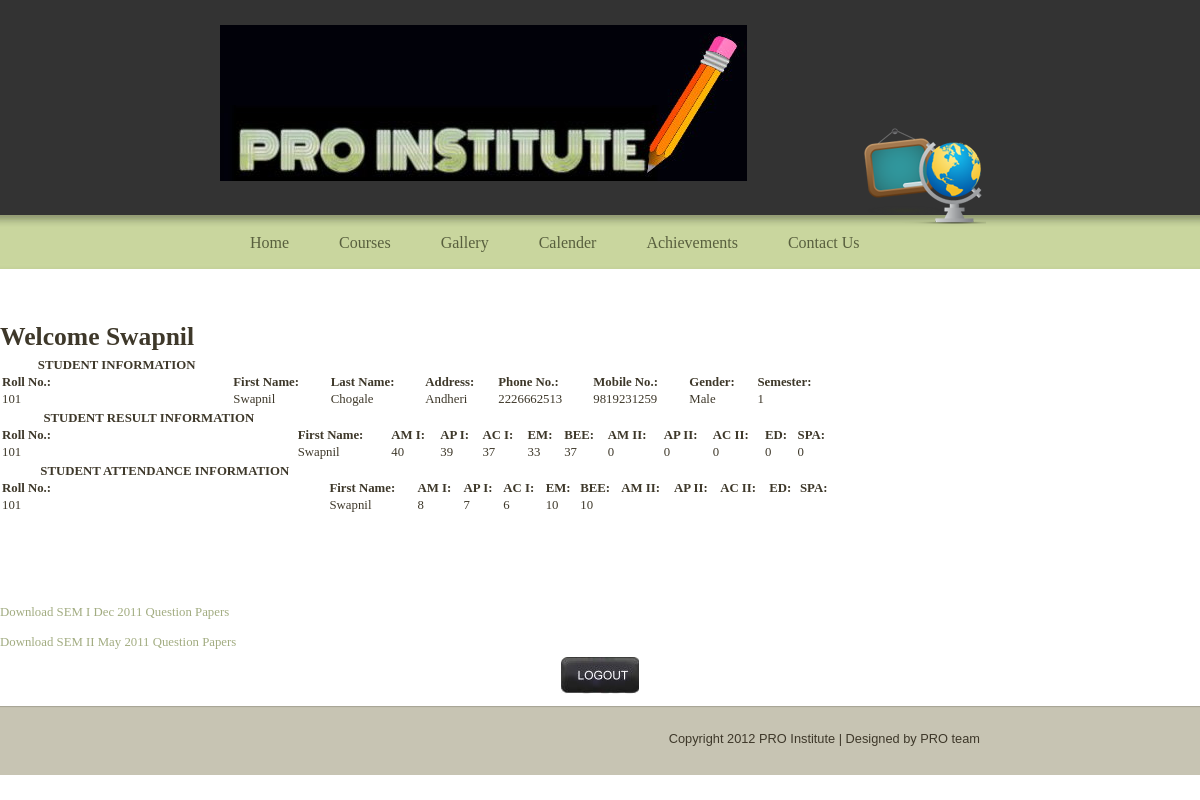
/PRO/studentwelcome.php (signed in), run on the app's committed database.
### tables this page shows
CREATE TABLE IF NOT EXISTS `students` (
  `Rollno` int(11) NOT NULL,
  `Fname` text NOT NULL,
  `Lname` text NOT NULL,
  `Address` varchar(75) NOT NULL,
  `PhoneNo` decimal(11,0) NOT NULL,
  `MobileNo` decimal(11,0) NOT NULL,
  `Gender` text NOT NULL,
  `Semester` int(11) NOT NULL,
  `Password` varchar(16) NOT NULL,
  PRIMARY KEY (`Rollno`)
);

CREATE TABLE IF NOT EXISTS `result` (
  `Rollno` int(11) NOT NULL,
  `Name` text NOT NULL,
  `m1` int(11) DEFAULT NULL,
  `p1` int(11) DEFAULT NULL,
  `c1` int(11) DEFAULT NULL,
  `em` int(11) DEFAULT NULL,
  `bee` int(11) DEFAULT NULL,
  `m2` int(11) DEFAULT NULL,
  `p2` int(11) DEFAULT NULL,
  `c2` int(11) DEFAULT NULL,
  `ed` int(11) DEFAULT NULL,
  `spa` int(11) DEFAULT NULL,
  PRIMARY KEY (`Rollno`)
);

CREATE TABLE IF NOT EXISTS `attendance` (
  `Rollno` int(11) NOT NULL,
  `Name` text NOT NULL,
  `m1` int(11) DEFAULT NULL,
  `p1` int(11) DEFAULT NULL,
  `c1` int(11) DEFAULT NULL,
  `em` int(11) DEFAULT NULL,
  `bee` int(11) DEFAULT NULL,
  `m2` int(11) DEFAULT NULL,
  `p2` int(11) DEFAULT NULL,
  `c2` int(11) DEFAULT NULL,
  `ed` int(11) DEFAULT NULL,
  `spa` int(11) DEFAULT NULL,
  PRIMARY KEY (`Rollno`)
);

### PRO/studentwelcome.php (the view, shortened to what this page needs)
<!DOCTYPE html>
<html>
<head>
<link rel='stylesheet' type='text/css' href='http://cdn1.editmysite.com/editor/libraries/fancybox/fancybox.css?1349735617'></script>
<link rel='stylesheet' href='http://cdn1.editmysite.com/editor/images/common/common-v2.css?buildTime=1349735617' type='text/css' />
<link rel='stylesheet' type='text/css' href='files/main_style.css?1349893634' title='wsite-theme-css' />
</head>
<body class='wsite-theme-light no-header-page wsite-page-visitor'>
<div id="header-wrapper">
	<div id="header-top">
		<div id="icon"></div>
		<table id="header">
			<tr>
				<td id="logo"><span class='wsite-logo'><a href=''><img src='uploads/1/3/9/3/13935928/logo.jpg' /></a></span></td>
				<td id="header-right">
				</td>
			</tr>
		</table>
	</div>
</div>
<div id="wrapper">
	<div id="content-wrapper">
		<div id="navigation">
			<ul><li id='pg756757160479977039'><a href='index.html'>Home</a></li><li id='pg104995124809686092'><a href='courses.html'>Courses</a></li><li id='pg830857762625900092'><a href='gallery.html'>Gallery</a></li><li id='pg606659361367116278'><a href='calender.html'>Calender</a></li><li id='pg830396505791146032'><a href='achievements.html'>Achievements</a></li><li id='pg191142817225846313'><a href='contact-us.html'>Contact Us</a></li></ul>
		</div>
		<div id="content">
		</div>
	</div>
</div>
<?php
	$rn = $_SESSION['SESS_ROLLNO'];
	$name=$_SESSION['SESS_FNAME'];
?>
<body>
<h1>Welcome <?php echo $name;?></h1>
<?php
 $link=mysql_connect("localhost","root","") or die("Cannot Connect to the database!");
	 $query="SELECT * FROM students WHERE rollno='$rn'";
		  $resource=mysql_query($query,$link);
		  echo "
		<table align=\"center\" border=\"0\" width=\"70%\">
		<TH>STUDENT INFORMATION</TH>
		<tr>
		<td><b>Roll No.:</b></td> <td><b>First Name:</b></td> <td><b>Last Name:</b></td> <td><b>Address:</b></td> <td><b>Phone No.:</b></td> <td><b>Mobile No.:</b></td> <td><b>Gender:</b></td> <td><b>Semester:</b></td>";
while($result=mysql_fetch_array($resource))
	{
	echo "<tr><td>".$result[0]."</td><td>".$result[1]."</td><td>".$result[2]."</td><td>".$result[3]."</td><td>".$result[4]."</td><td>".$result[5]."</td><td>".$result[6]."</td><td>".$result[7]."</td>
	<td></td></tr>";
	} echo "</table>";
$rquery="SELECT * FROM result WHERE rollno = '$rn'";
		  $resource=mysql_query($rquery,$link);
		  echo "
		<table align=\"center\" border=\"0\" width=\"70%\">
		<TH>STUDENT RESULT INFORMATION</TH>
		<tr>
		<td><b>Roll No.:</b></td> <td><b>First Name:</b></td> <td><b>AM I:</b></td> <td><b>AP I:</b></td> <td><b>AC I:</b></td> <td><b>EM:</b></td> <td><b>BEE:</b></td> <td><b>AM II:</b></td> <td><b>AP II:</b></td> <td><b>AC II:</b></td> <td><b>ED:</b></td> <td><b>SPA:</b></td>";
while($result=mysql_fetch_array($resource))
	{
	echo "<tr><td>".$result[0]."</td><td>".$result[1]."</td><td>".$result[2]."</td><td>".$result[3]."</td><td>".$result[4]."</td><td>".$result[5]."</td><td>".$result[6]."</td><td>".$result[7]."</td><td>".$result[8]."</td><td>".$result[9]."</td><td>".$result[10]."</td><td>".$result[11]."</td>
	<td></td></tr>";
	} echo "</table>";
$aquery="SELECT * FROM attendance WHERE rollno = '$rn'";
		  $resource=mysql_query($aquery,$link);
		  echo "
		<table align=\"center\" border=\"0\" width=\"70%\">
		<TH>STUDENT ATTENDANCE INFORMATION</TH>
		<tr>
		<td><b>Roll No.:</b></td> <td><b>First Name:</b></td> <td><b>AM I:</b></td> <td><b>AP I:</b></td> <td><b>AC I:</b></td> <td><b>EM:</b></td> <td><b>BEE:</b></td> <td><b>AM II:</b></td> <td><b>AP II:</b></td> <td><b>AC II:</b></td> <td><b>ED:</b></td> <td><b>SPA:</b></td>";
while($result=mysql_fetch_array($resource))
	{
	echo "<tr><td>".$result[0]."</td><td>".$result[1]."</td><td>".$result[2]."</td><td>".$result[3]."</td><td>".$result[4]."</td><td>".$result[5]."</td><td>".$result[6]."</td><td>".$result[7]."</td><td>".$result[8]."</td><td>".$result[9]."</td><td>".$result[10]."</td><td>".$result[11]."</td>
	<td></td></tr>";
	} echo "</table>";
?>
<br></br><br></br><br></br>
<a href="DEC_2011_SEM_I_QPapers.zip" target="_blank">Download SEM I Dec 2011 Question Papers</a>
<br></br>
<a href="MAY_2011_SEM_II_QPapers.zip" target="_blank">Download SEM II May 2011 Question Papers</a>
<p align="center">
<a href="logout.php"><img border=\"0\" src="uploads/1/3/9/3/13935928/logout.jpg" onmouseover="this.src='uploads/1/3/9/3/13935928/logoutmouseover.jpg';" onmouseout="this.src='uploads/1/3/9/3/13935928/logout.jpg';" /></a>
<div id="footer">
	<div id="footer-content"><div id="footer-content"> Copyright 2012 PRO Institute | Designed by PRO team </div></div>
</div>
</body>
</html>

### PRO/files/main_style.css (style rules this page uses)
* { margin: 0; padding: 0; }
body { background-color: #fffff; font-family: Georgia, "Times New Roman", Times, serif; font-size: .8em; color: #3e382a; margin: 0; padding: 0; }
p { line-height: 1.5; }
h1, h2, h3 { line-height: 1.5; }
p { padding: .5em 0; }
#header-top { width: 760px; margin: 0 auto; }
#wrapper { margin-top: -19px; background: #fff url(theme/background.png?528507) repeat-x center top; }
#content-wrapper { position: relative; width: 760px; margin: 0 auto; }
#icon { background: transparent url(theme/icons.png?528507) no-repeat center bottom; position: absolute; z-index: 10; left: 644px; bottom: 10px; width: 122px; height: 96px; }
a { color: #a2ac81; text-decoration: none; }
#header-top { position: relative; }
#header-wrapper { background-color: #333333; }
#logo, #logo a, #logo .wsite-logo a { color: #fff; text-decoration: none; }
#content { margin-top: 24px; padding-bottom: 25px; }
#navigation { margin: 0 0 11px 0; height: 43px; width: 700px; float: left; position: relative; z-index: 11; }
#navigation ul { margin: 0; padding: 0; }
#navigation li { float: left; font-size: 16px; text-align: center; list-style: none; margin: 0; height: 35px; }
#navigation a:link { color: #585f3e; text-decoration: none; }
#navigation a { height: 35px; display: inline-block; padding: 19px 20px 0 30px; }
#header { width: 100%; height: 125px; }
#header, #header table { border-collapse: collapse; border-spacing: 0; }
#header td { vertical-align: middle; text-align: left; }
#logo { padding: 25px 0 45px 0; font-size: 2.5em; font-style: italic; }
#header-right { padding: 0 140px 20px 10px; }
#footer { background: #C7C4B3 url(theme/footer_background.gif?528507) repeat-x center top; padding-top: 25px; padding-bottom: 29px; text-align: right; }
#footer-content { width: 760px; margin: 0 auto; font-family: "lucida grande", arial, sans-serif; }

### data on the page
students: Rollno "101", Fname "Swapnil", Lname "Chogale", Address "Andheri", PhoneNo "2226662513", MobileNo "9819231259", Gender "Male", Semester "1"
result: Rollno "101", Name "Swapnil", m1 "40", p1 "39", c1 "37", em "33", bee "37", m2 "0", p2 "0", c2 "0", ed "0", spa "0"
attendance: Rollno "101", Name "Swapnil", m1 "8", p1 "7", c1 "6", em "10", bee "10"

### other printed values
$name "Swapnil"
